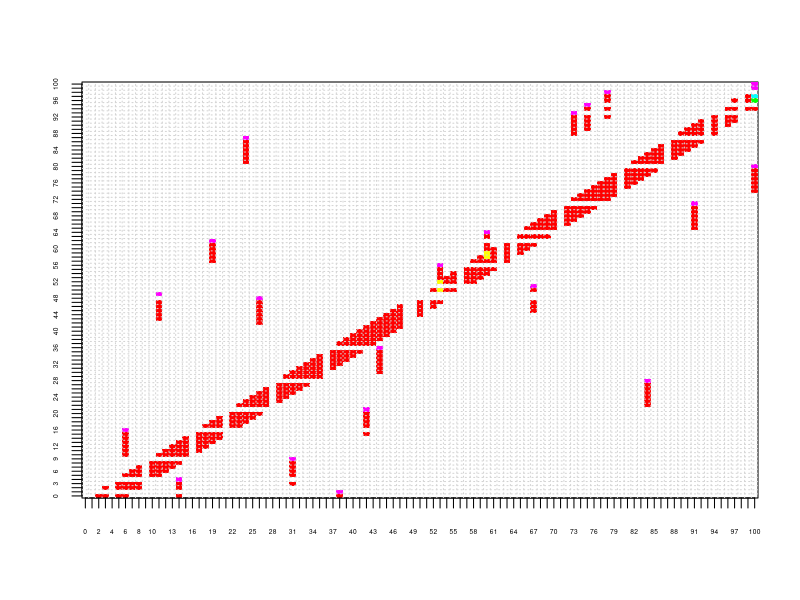

This figure's R source:
## ---- chunk 1
N = 100 # number of spaces on board

s = N + 1  # number of states

k = 6  # number of sides on die

# P0 is the transition matrix if there were no chutes/ladders
P0 = matrix(rep(0, s * s), nrow = s)

for (i in 1:(N - 1)){
  for (j in min(i + 1, N):min(i + k, N)){
    if (j == N){
      P0[i, j] = (i - N + k + 1) / k
      # don't need to land on 100 exactly
    } else {
      P0[i, j] = 1 / k
    }
  }
}

P0[N, N] = 1  # absorbing state

P0[s, 1:k] = 1 / k  # initial state
## ---- chunk 2
# The make_board function takes as an input the starting spaces
# for chutes and ladders and outputs the transition matrix
# add the chutes/ladders by swapping appropriate columns
# with an annoying little detail for the two short chutes
# e.g. you can get from 50 to 53 by rolling a 3
# or by rolling a 6 and then sliding down the chute from 56 to 53

make_board <- function(ladder_start, chute_start, plot = FALSE){
  ladder_length = c(8, 10, 16, 20, 20, 21, 22, 37, 56)
  ladder_end = ladder_start + ladder_length
  chute_length = c(3, 4, 10, 20, 20, 20, 22, 38, 43, 63)
  chute_end = chute_start - chute_length
  P = P0
  for (j in 1:length(ladder_start)){
    i = which(P[, ladder_start[j]] > 0)
    P[i, ladder_end[j]] = P[i, ladder_start[j]]
    P[i, ladder_start[j]] = 0
    P[ladder_start[j], ] = rep(0, s)
    P[ladder_start[j], ladder_end[j]]=1
  }
  for (j in 1:length(chute_start)){
    i = which(P[, chute_start[j]] > 0)
    i1 = i[which(i <= chute_end[j])]
    P[i1, chute_end[j]] = P[i1, chute_start[j]] +
      P0[i1, chute_end[j]]
    P[i1, chute_start[j]] = 0  
    i2 = i[which(i > chute_end[j])]
    P[i2, chute_end[j]] = P[i2, chute_start[j]]
    P[i2, chute_start[j]] = 0   
    P[chute_start[j], ] = rep(0, s)
    P[chute_start[j], chute_end[j]] = 1
  }
  if (plot == TRUE){
    image(1:s, 1:s, t(P[c(s, 1:(s - 1)), c(s, 1:(s - 1))]),
          xlab = "", ylab = "",
          zlim = c(1 / k, 1), xaxt = "n", yaxt = "n",
          col = rainbow(k))
    axis(1, at = 1:s, labels = 0:(s - 1), cex.axis=0.4)
    axis(2, at = 1:s, labels = 0:(s - 1), cex.axis=0.4)
    grid(s, s) 
  }
  return(P)
}
## ---- chunk 3
# generate the transition matrix for the actual game
Pgame = make_board(
  ladder_start = c(36, 4, 51, 71, 80, 21, 9, 1, 28),
  chute_start = c(56, 64, 16, 93, 95, 98, 48, 49, 62, 87),
  plot = TRUE)
## ---- chunk 4
# Check that all row sums are 1
which(!rowSums(Pgame) == 1)
